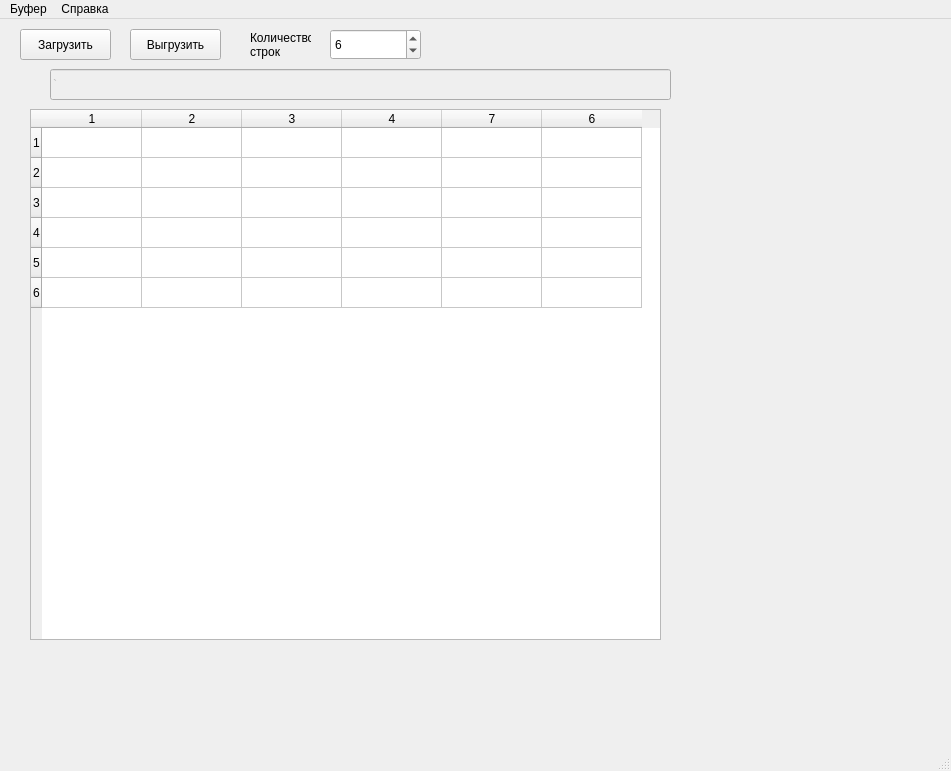
<?xml version="1.0" encoding="UTF-8"?>
<ui version="4.0">
 <class>MainWindow</class>
 <widget class="QMainWindow" name="MainWindow">
  <property name="geometry">
   <rect>
    <x>0</x>
    <y>0</y>
    <width>951</width>
    <height>771</height>
   </rect>
  </property>
  <property name="windowTitle">
   <string>MainWindow</string>
  </property>
  <widget class="QWidget" name="centralwidget">
   <widget class="QPushButton" name="buttonSolve">
    <property name="geometry">
     <rect>
      <x>20</x>
      <y>10</y>
      <width>91</width>
      <height>31</height>
     </rect>
    </property>
    <property name="text">
     <string>Загрузить</string>
    </property>
   </widget>
   <widget class="QPushButton" name="buttonSolve_2">
    <property name="geometry">
     <rect>
      <x>130</x>
      <y>10</y>
      <width>91</width>
      <height>31</height>
     </rect>
    </property>
    <property name="text">
     <string>Выгрузить</string>
    </property>
   </widget>
   <widget class="QTableWidget" name="tableSumResPS1">
    <property name="geometry">
     <rect>
      <x>30</x>
      <y>90</y>
      <width>631</width>
      <height>531</height>
     </rect>
    </property>
    <row>
     <property name="text">
      <string>1</string>
     </property>
    </row>
    <row>
     <property name="text">
      <string>2</string>
     </property>
    </row>
    <row>
     <property name="text">
      <string>3</string>
     </property>
    </row>
    <row>
     <property name="text">
      <string>4</string>
     </property>
    </row>
    <row>
     <property name="text">
      <string>5</string>
     </property>
    </row>
    <row>
     <property name="text">
      <string>6</string>
     </property>
    </row>
    <column>
     <property name="text">
      <string>1</string>
     </property>
    </column>
    <column>
     <property name="text">
      <string>2</string>
     </property>
    </column>
    <column>
     <property name="text">
      <string>3</string>
     </property>
    </column>
    <column>
     <property name="text">
      <string>4</string>
     </property>
    </column>
    <column>
     <property name="text">
      <string>7</string>
     </property>
    </column>
    <column>
     <property name="text">
      <string>6</string>
     </property>
    </column>
   </widget>
   <widget class="QLabel" name="labelCode_2">
    <property name="geometry">
     <rect>
      <x>250</x>
      <y>10</y>
      <width>61</width>
      <height>31</height>
     </rect>
    </property>
    <property name="text">
     <string>Количество строк</string>
    </property>
    <property name="wordWrap">
     <bool>true</bool>
    </property>
   </widget>
   <widget class="QSpinBox" name="boxCountLoadPS1">
    <property name="geometry">
     <rect>
      <x>330</x>
      <y>10</y>
      <width>91</width>
      <height>31</height>
     </rect>
    </property>
    <property name="minimum">
     <number>1</number>
    </property>
    <property name="maximum">
     <number>10000</number>
    </property>
    <property name="singleStep">
     <number>1</number>
    </property>
    <property name="value">
     <number>6</number>
    </property>
   </widget>
   <widget class="QLineEdit" name="textFolder">
    <property name="enabled">
     <bool>false</bool>
    </property>
    <property name="geometry">
     <rect>
      <x>50</x>
      <y>50</y>
      <width>621</width>
      <height>31</height>
     </rect>
    </property>
    <property name="minimumSize">
     <size>
      <width>621</width>
      <height>31</height>
     </size>
    </property>
    <property name="text">
     <string>`</string>
    </property>
    <property name="cursorPosition">
     <number>1</number>
    </property>
    <property name="dragEnabled">
     <bool>false</bool>
    </property>
    <property name="readOnly">
     <bool>true</bool>
    </property>
   </widget>
  </widget>
  <widget class="QMenuBar" name="menubar">
   <property name="geometry">
    <rect>
     <x>0</x>
     <y>0</y>
     <width>951</width>
     <height>21</height>
    </rect>
   </property>
   <widget class="QMenu" name="menu">
    <property name="title">
     <string>Буфер</string>
    </property>
    <addaction name="action"/>
    <addaction name="action_2"/>
    <addaction name="action_3"/>
   </widget>
   <widget class="QMenu" name="menu_2">
    <property name="title">
     <string>Справка</string>
    </property>
    <addaction name="action_4"/>
   </widget>
   <addaction name="menu"/>
   <addaction name="menu_2"/>
  </widget>
  <widget class="QStatusBar" name="statusbar"/>
  <action name="action">
   <property name="text">
    <string>Загрузить</string>
   </property>
  </action>
  <action name="action_2">
   <property name="text">
    <string>Выгрузить</string>
   </property>
  </action>
  <action name="action_3">
   <property name="text">
    <string>Выход</string>
   </property>
  </action>
  <action name="action_4">
   <property name="text">
    <string>О программе</string>
   </property>
  </action>
 </widget>
 <resources/>
 <connections/>
</ui>
